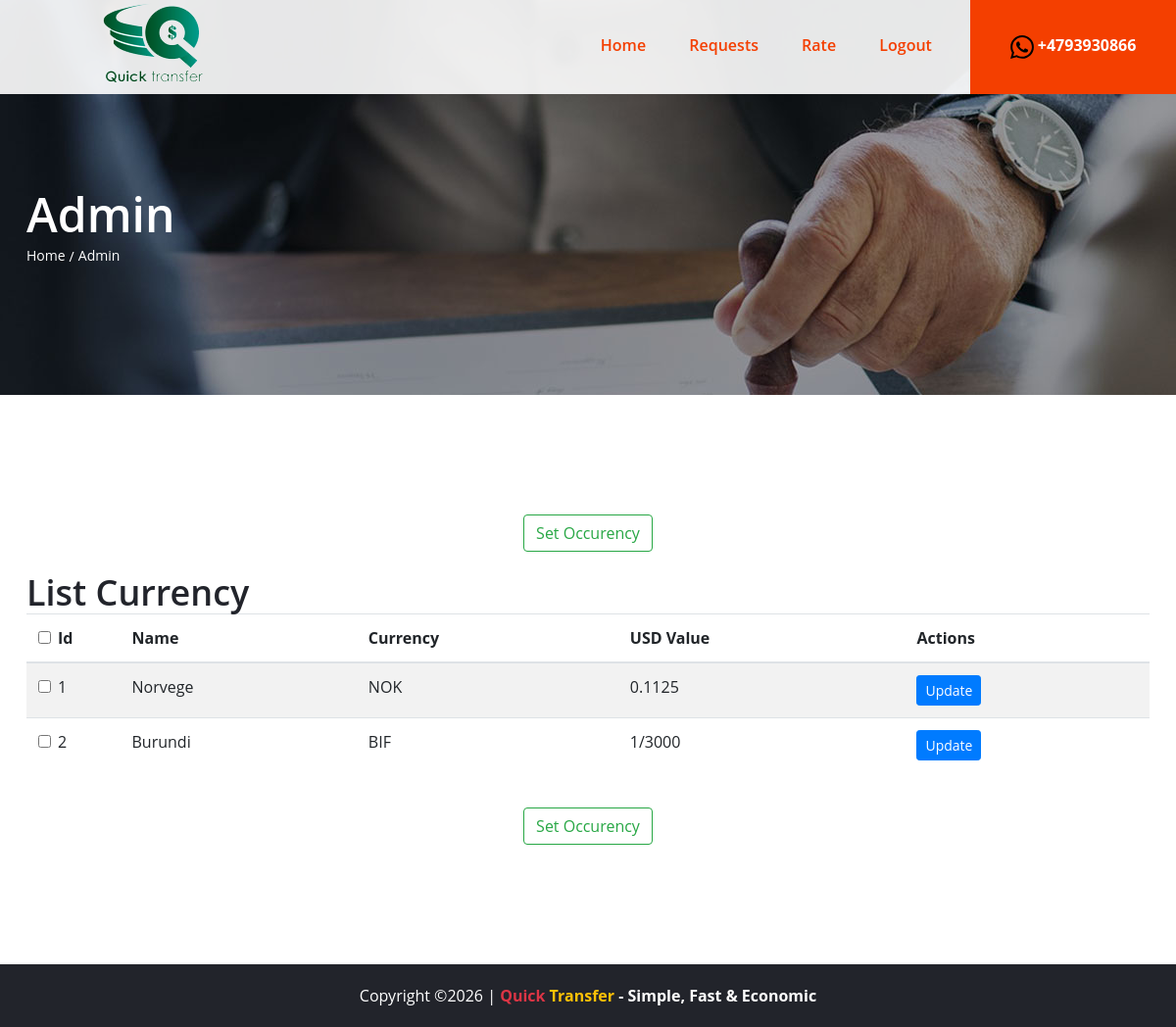
Before: /converter/cv-admin/ (signed in) with the older database file.
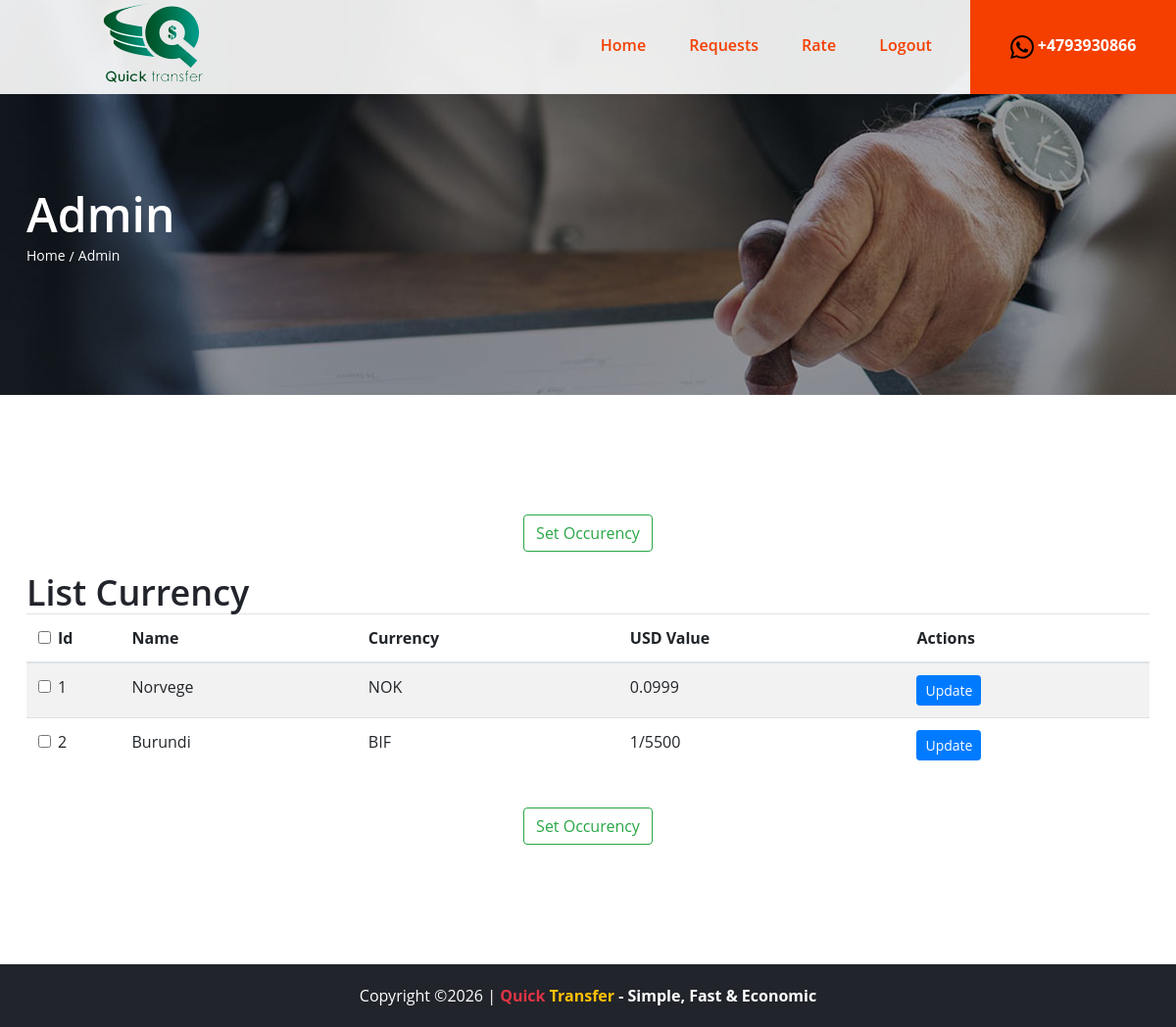
After: the same page with the newer database file.
### currencyConverter/models.py (models this page shows, shortened)
class Country(models.Model):
	id=models.BigAutoField(primary_key=True)
	name = models.CharField(max_length=20)
	currency = models.CharField(max_length=20)
	usd_value = models.CharField(max_length=20)

### currencyConverter/views.py (the view)
# urls.py: path('cv-admin/', views.AdminView, name='admin'),
@login_required(login_url=('login'))
def AdminView(request):
	adm = True
	template = 'admin.html'
	countries = Country.objects.all()
	if 'addCurrency' in request.POST:
		return redirect('addCurrency')
	return render(request, template, locals())

### currencyConverter/templates/admin.html (shortened to what this page needs)
{% extends 'index.html' %}
{% load static %}
{% block banner %}
    <section class="page-top-section set-bg" data-setbg="{% static 'img/page-top-bg/4.jpg' %} ">
        <div class="container">
            <h2>Admin</h2>
            <nav class="site-breadcrumb">
                <a class="sb-item" href="#">Home</a>
                <span class="sb-item active">Admin</span>
            </nav>
        </div>
    </section>
{% endblock banner %}
{% block content %}
<section class="admin-section spad">
    {% if adm %}
	    <div class="container">
	      <div class="row justify-content-center">
	        <div class="col-md-7 heading-section ftco-animate text-center">
	          <div class="card-body m-auto">
	              <form method="post" action=".">
	              	<button type="submit" name="addCurrency" class="btn btn-outline-success">
                            Set Occurency
                    </button>
	              </form>
	          </div>
	        </div>
	      </div>
	    </div>
        <div class="container">
                <div class="table-responsive">
                  <h2 class="sub-header ">List Currency</h2>
                    <table class="table table-striped table-hover">
                      <thead>
                      	<tr>
                            <th >
                                <div class="form-check">
                                    <input type="checkbox" class="form-check-input checkAll">
                                    <label class="form-check-label">Id</label>
                                </div>
                            </th>
                            <th>Name</th>
                            <th>Currency</th>
                            <th>USD Value</th>
                            <th>Actions</th>
                        </tr>
                      </thead>
                      <tbody>
                        {% for country in countries %}
        	                <tr>
        	                    <td class="col-md-1">
        	                        <div class="form-check">
        	                            <input type="checkbox" class="form-check-input">
        	                            <label class="form-check-label">{{ country.id }}</label>
        	                        </div>
        	                    </td>
        	                    <td >{{ country.name }}</td>
        	                    <td >{{ country.currency }}</td>
        	                    <td >{{ country.usd_value }}</td>
        	                    <td >
        	                        <a type="button" href="{% url 'update' country.id %}" class="btn btn-primary btn-sm">Update</a>
        	                    </td>
        	                </tr>
        	               {% endfor %}
                      </tbody>
                    </table>
                </div>
        </div>
    	<div class="section " >
    	    <div class="container">
    	      <div class="row justify-content-center">
    	        <div class="col-md-7 heading-section ftco-animate text-center">
    	          <div class="card-body m-auto">
    	              <form method="post" action=".">
                            <button type="submit" name="addCurrency" class="btn btn-outline-success">
                                Set Occurency
                            </button>
    	              </form>
    	          </div>
    	        </div>
    	      </div>
    	    </div>
        </div>
    {% endif %}
</section>
{% endblock content %}

Changed rows visible on the page:
changed Country "Norvege": usd_value "0.1125" → "0.0999"
changed Country "Burundi": usd_value "1/3000" → "1/5500"
